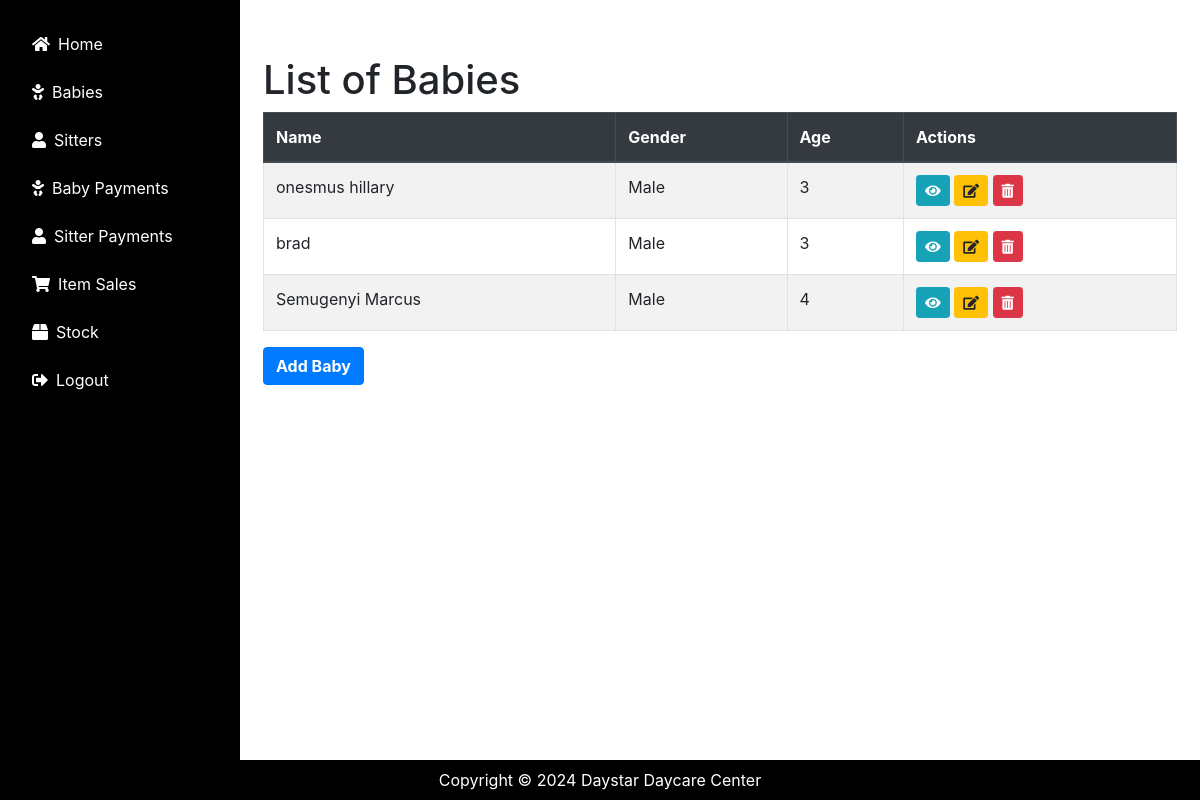
Screenshot of /list_babies/ with the database file from the repository.
### daycare/models.py (models this page shows, shortened)
class Baby(models.Model):
    GENDER = {
        ('M', 'Male'),
        ('F', 'Female')
    }
    b_name = models.CharField(max_length=20)
    gender = models.CharField(max_length=10, choices=GENDER)
    age = models.CharField(max_length=10)
    location = models.CharField(max_length=15, default='')
    parents_names = models.CharField(max_length=15)
    fee_in_SHS = models.IntegerField()
    assigned_to = models.ForeignKey(Sitterattendance, on_delete=models.CASCADE)
    period_of_stay = models.ForeignKey(Staytype, on_delete=models.CASCADE)
    brought_by = models.CharField(max_length=200)
    baby_number = models.CharField(max_length=200, unique=True,blank=False, null=True)
    time_in = models.DateTimeField()

### daycare/views.py (the view)
# urls.py: path('list_babies/', views.list_babies, name='list_babies'),
def list_babies(request):
    babies = Baby.objects.all()
    return render(request, 'daycare/baby_list.html', {'babies': babies})

### daycare/templates/daycare/baby_list.html (shortened to what this page needs)
{% extends 'daycare/base.html' %}
{% block content %}
<!DOCTYPE html>
<html lang="en">
<head>
    <link rel="stylesheet" href="https://stackpath.bootstrapcdn.com/bootstrap/4.3.1/css/bootstrap.min.css">
</head>
<body>
    <div class="container mt-5">
        <h1>List of Babies</h1>
        <table class="table table-bordered table-striped">
            <thead class="thead-dark">
                <tr>
                    <th>Name</th>
                    <th>Gender</th>
                    <th>Age</th>
                    <th>Actions</th>
                </tr>
            </thead>
            <tbody>
                {% for baby in babies %}
                    <tr>
                        <td>{{ baby.b_name }}</td>
                        <td>{{ baby.get_gender_display }}</td>
                        <td>{{ baby.age }}</td>
                        <td>
                            <a href="{% url 'view_baby' baby.id %}" class="btn btn-info btn-sm" title="View">
                                <i class="fas fa-eye"></i>
                            </a>
                            <a href="{% url 'edit_baby' baby.id %}" class="btn btn-warning btn-sm" title="Edit">
                                <i class="fas fa-edit"></i>
                            </a>
                            <button type="button" class="btn btn-danger btn-sm" title="Delete" data-toggle="modal" data-target="#deleteModal{{ baby.id }}">
                                <i class="fas fa-trash-alt"></i>
                            </button>
                        </td>
                    </tr>
                {% endfor %}
            </tbody>
        </table>
        <a href="{% url 'add_baby' %}" class="btn btn-primary"><b>Add Baby</b></a>
    </div>
</body>
</html>
{% endblock %}

### rows the page displays
Baby: b_name "onesmus hillary", gender "Male", age "3"
Baby: b_name "brad", gender "Male", age "3"
Baby: b_name "Semugenyi Marcus", gender "Male", age "4"
